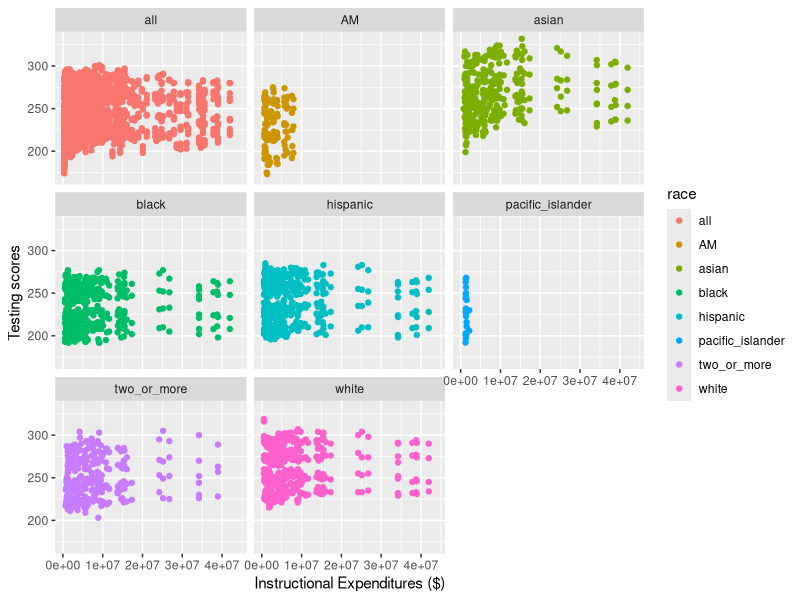
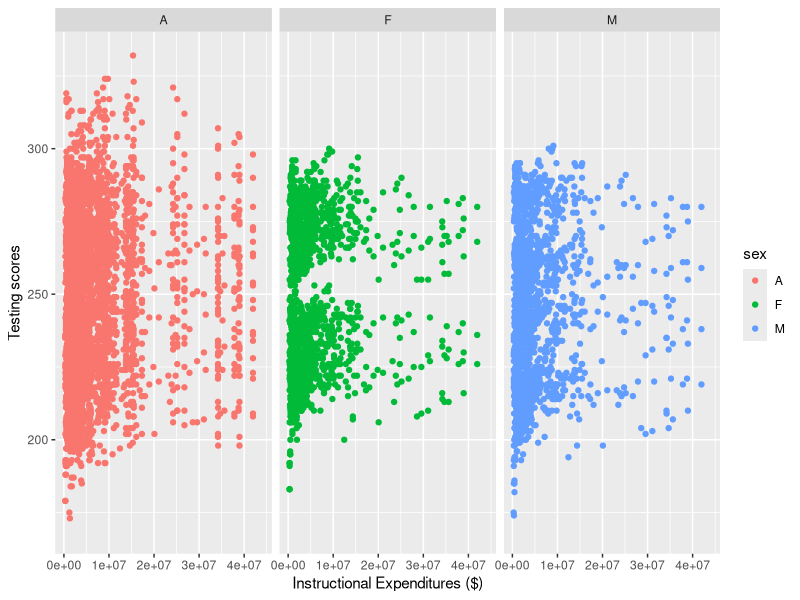
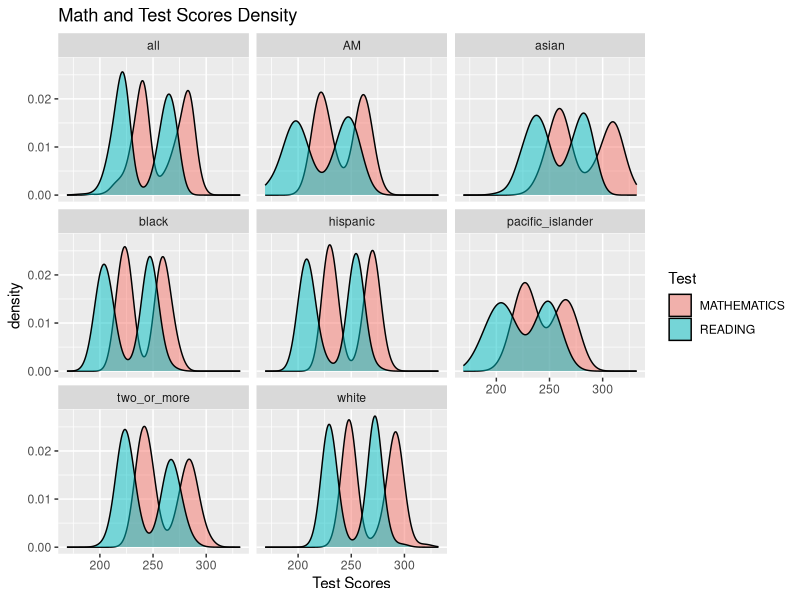
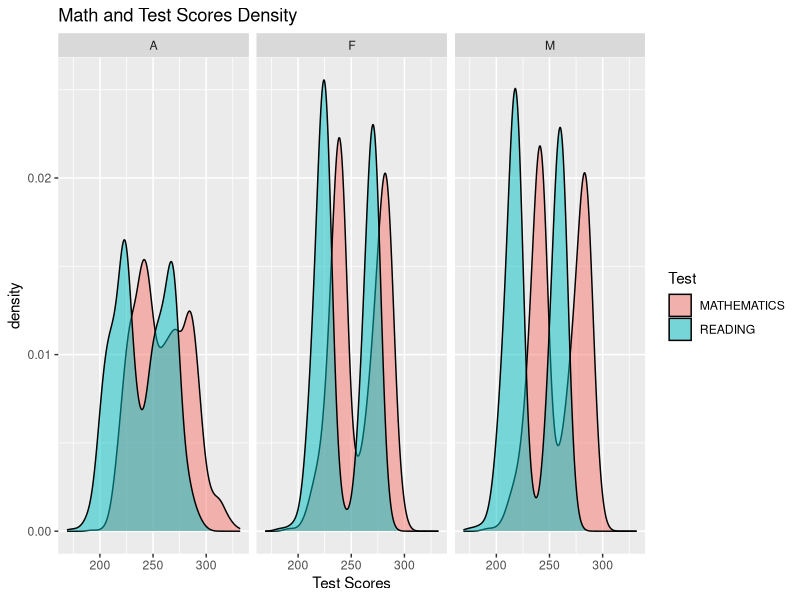
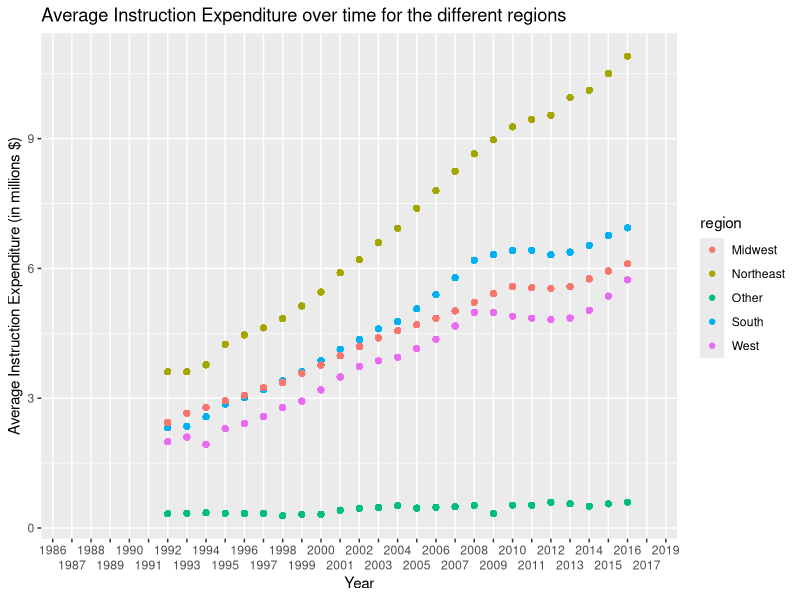

Write R code to recreate these figures, in order. (Note: this script raises an error after producing the figures.)
## ---- chunk 1
knitr::opts_chunk$set(echo = TRUE)
library(tidyverse)
library(readxl)
## ---- chunk 2
schools <- read_xlsx("US_schools_data.xlsx")
## ---- chunk 3
clean_schools <-schools %>%
  select(PRIMARY_KEY,
         TOTAL_EXPENDITURE, 
         INSTRUCTION_EXPENDITURE, 
         SUPPORT_SERVICES_EXPENDITURE, 
         OTHER_EXPENDITURE, 
         CAPITAL_OUTLAY_EXPENDITURE, 
         ends_with("READING"), 
         ends_with("MATHEMATICS"))
## ---- chunk 4
clean_schools
## ---- chunk 5

clean_schools$PRIMARY_KEY <- str_replace(clean_schools$PRIMARY_KEY,"_", " ")

clean_schools <- clean_schools %>%
  separate(PRIMARY_KEY, 
           into = c("year", "state"), 
           sep = " ")

clean_schools$state <- str_replace_all(clean_schools$state, "_", " ")


## ---- chunk 6
clean_schools <- clean_schools %>%
  pivot_longer("G04_A_A_READING":"G08_TR_A_MATHEMATICS",
               names_to = c("grade","race", "sex", "test"),
               names_sep = "_",
               values_to = "score")
## ---- chunk 7
clean_schools <- clean_schools %>%
  mutate(sex = as.factor(sex),
         race = fct_recode(as.factor(clean_schools$race), 
                           all = "A",
                           asian = "AS",
                           hispanic = "HI",
                           black = "BL",
                           white = "WH",
                           pacific_islander = "HP",
                           two_or_more = "TR"),
         test = as.factor(test),
         grade =as.factor(grade)
         )
  
## ---- chunk 8
MIDWEST <- c("INDIANA","ILLINOIS","MICHIGAN","OHIO","WISCONSIN",
             "IOWA","KANSAS","MINNESOTA","MISSOURI","NEBRASKA",
             "NORTH DAKOTA","SOUTH DAKOTA")

NORTHEAST <- c("CONNECTICUT","MAINE","MASSACHUSETTS","NEW HAMPSHIRE",
             "RHODE ISLAND","VERMONT","NEW JERSEY","NEW YORK",
             "PENNSYLVANIA")

SOUTH <- c("DELAWARE","DISTRICT","FLORIDA","GEORGIA",
            "MARYLAND","NORTH CAROLINA","SOUTH CAROLINA","VIRGINIA",
            "WEST VIRGINIA","ALABAMA","KENTUCKY","MISSISSIPPI",
            "TENNESSEE","ARKANSAS","LOUISIANA","OKLAHOMA","TEXAS")

WEST <- c("ARIZONA","COLORADO","IDAHO","NEW MEXICO","MONTANA",
            "UTAH","NEVADA","WYOMING","ALASKA","CALIFORNIA",
            "HAWAII","OREGON","WASHINGTON")

clean_schools <- clean_schools %>%
  mutate(region = if_else(state %in% MIDWEST, "Midwest", 
                          if_else(state %in% NORTHEAST, "Northeast", 
                                  if_else(state %in% SOUTH, "South", 
                                          if_else(state %in% WEST, "West", "Other")))))

## ---- chunk 9
clean_schools %>%
  ggplot(aes(x = INSTRUCTION_EXPENDITURE, y = score, color = race)) +
  geom_point() +
  labs(x = "Instructional Expenditures ($)", 
       y = "Testing scores")  +
  facet_wrap(~race)

clean_schools %>%
  ggplot(aes(x = INSTRUCTION_EXPENDITURE, y = score, color = sex)) +
  geom_point() +
  labs(x = "Instructional Expenditures ($)", 
       y = "Testing scores")  +
  facet_wrap(~sex)
## ---- chunk 10
clean_schools %>%
  ggplot()+
  geom_density(mapping = aes(x = score, fill = test), alpha = 0.5)+
  facet_wrap(~race) +
  labs(title = "Math and Test Scores Density", x = "Test Scores", fill = "Test")

clean_schools %>%
  ggplot()+
  geom_density(mapping = aes(x = score, fill = test), alpha = 0.5)+
  facet_wrap(~sex) +
  labs(title = "Math and Test Scores Density", x = "Test Scores", fill = "Test")
## ---- chunk 11
clean_schools %>%
  #filter(!is.na(INSTRUCTION_EXPENDITURE)) %>%
  group_by(year, region, race, sex) %>%
  mutate( INSTRUCTION_EXPENDITURE = INSTRUCTION_EXPENDITURE / 1000000,
    avg = mean(INSTRUCTION_EXPENDITURE, na.rm = TRUE),
         year = as.factor(year)) %>%
  ggplot(mapping = aes(x = year, y = avg, color = region))+
  geom_point() +
  scale_x_discrete(guide = guide_axis(n.dodge=2)) +#+ facet_wrap(~race) + facet_wrap(~sex)
  labs(title = "Average Instruction Expenditure over time for the different regions", y = "Average Instruction Expenditure (in millions $)", x = "Year")
## ---- chunk 12
clean_schools %>%
  group_by(year, region) %>%
  mutate(
    INSTRUCTION_EXPENDITURE = INSTRUCTION_EXPENDITURE / 1000000,
    avg = mean(INSTRUCTION_EXPENDITURE, na.rm = TRUE),
         year = as.factor(year)) %>%
  ggplot(mapping = aes(x = year, 
                       y = avg,
                       group = region,
                       color = fct_reorder2(region, year, INSTRUCTION_EXPENDITURE)))+
  geom_line() +
  scale_x_discrete(guide = guide_axis(n.dodge=2)) +
  #scale_colour_brewer(palette = "Paired") +
  theme(panel.grid.major = element_blank(), 
        panel.grid.minor = element_blank(),
        text=element_text(size=12, 
                          family="serif"),
                          axis.text.y = element_text(size = 16))+
  # code for removing gridlines from https://felixfan.github.io/ggplot2-remove-grid-background-margin/
  # code for font from https://stackoverflow.com/questions/34522732/changing-fonts-in-ggplot2
  # annotation from https://ggplot2.tidyverse.org/reference/annotate.html
  labs(title = "Average Instruction Expenditure Over Time by Region",
       x = "Year",
       y = "Average Instruction Expenditure (Millions $)",
       color = "Region")+
  annotate("text", 
           x = "2012", 
           y = 5.75, 
           label = "Large increase \n for Northeast",
           size = 2)

## ---- chunk 13
clean_schools %>%
  filter(test == "MATHEMATICS",
         !is.na(score)) %>%
  lm(score ~ INSTRUCTION_EXPENDITURE, data = .) ->
  math_model

clean_schools %>%
  filter(test == "READING",
         !is.na(score)) %>%
  lm(score ~ INSTRUCTION_EXPENDITURE, data = .) ->
  reading_model
## ---- chunk 14
summary(math_model)
# math model has higher r^2
summary(reading_model)
## ---- chunk 15
clean_schools %>%
  lm(score ~ test, data = .) ->
  test_model
summary(test_model)
## ---- chunk 16
clean_schools %>%
  mutate(year = as.numeric(year)) %>%
  lm(score ~ test + year, data = .) %>%
  summary()
## ---- chunk 17
clean_schools %>%
  mutate(year = as.numeric(year),
         state = as.factor(state)) %>%
  lm(score ~ test + year + SUPPORT_SERVICES_EXPENDITURE, data = .) %>%
  summary()
## ---- chunk 18
clean_schools %>%
  mutate(year = as.numeric(year)) %>%
  lm(score ~ test + year + region + SUPPORT_SERVICES_EXPENDITURE, data = .) %>%
  summary()
## ---- chunk 19
clean_schools %>%
  mutate(year = as.numeric(year)) %>%
  lm(score ~ test + year + region + SUPPORT_SERVICES_EXPENDITURE + race, data = .) %>%
  summary()
## ---- chunk 20
clean_schools %>%
  mutate(year = as.numeric(year)) %>%
  lm(score ~ test + year + region + race, data = .) %>%
  summary()
## ---- chunk 21
clean_schools %>%
  mutate(year = as.numeric(year)) %>%
  lm(score ~ test + year + region + SUPPORT_SERVICES_EXPENDITURE + race + grade, data = .) %>%
  summary()
## ---- chunk 22
clean_schools %>%
  mutate(year = as.numeric(year)) %>%
  lm(score ~ test + year + region +  race + grade + INSTRUCTION_EXPENDITURE, data = .) %>%
  summary()
## ---- chunk 23
clean_schools %>%
  mutate(year = as.numeric(year)) %>%
  lm(score ~ test + year + region + race + grade + INSTRUCTION_EXPENDITURE, data = .) %>%
  summary()
## ---- chunk 24
clean_schools %>%
  mutate(year = as.numeric(year)) %>%
  #filter(race != "all") %>%
  ggplot(mapping = aes(x = year, 
                           y = score,
                           color = race))+
  geom_point()+
  geom_jitter()+
  #stat_smooth(method = "lm")+
  facet_grid(rows = vars(test), cols = vars(grade))+
  theme(panel.grid.major = element_blank(), 
        panel.grid.minor = element_blank())
## ---- chunk 25
schools_lm <- clean_schools %>%
  mutate(year = as.numeric(year)) %>%
  lm(score ~ test + year + region + race + grade + INSTRUCTION_EXPENDITURE, data = .)
schools_predict <- predict(schools_lm)
schools_sigma <- sigma(schools_lm)
## ---- chunk 26
noise <- function(x, mean = 0, sd){
  n <- length(x)
  new_data <- x + rnorm(n, mean, sd)
  return(new_data)
}
## ---- chunk 27
new_data <- tibble(
  predict_score = noise(schools_predict,
                         sd = schools_sigma)
)
## ---- chunk 28
new_data <- clean_schools %>% 
  filter(!is.na(score), 
         !is.na(test), 
         !is.na(year),
         !is.na(region),
         !is.na(race),
         !is.na(grade),
         !is.na(INSTRUCTION_EXPENDITURE)) %>% 
  select(score, test, year, region, race, grade,
         INSTRUCTION_EXPENDITURE) %>% 
  bind_cols(new_data)
## ---- chunk 29
nsims <- 1000

sims <- map_dfc(1:nsims,
                ~tibble(sim = noise(schools_predict, sd = schools_sigma)))
## ---- chunk 30
colnames(sims) <- colnames(sims) %>% 
  str_replace(pattern = "\\.\\.\\.",
                  replace = "_")
## ---- chunk 31
sims <- clean_schools %>% 
filter(!is.na(score), 
         !is.na(test), 
         !is.na(year),
         !is.na(region),
         !is.na(race),
         !is.na(grade),
         !is.na(INSTRUCTION_EXPENDITURE)) %>%  
  select(score) %>% 
  bind_cols(sims)
## ---- chunk 32
sim_r_sq <- sims %>% 
  map( ~lm(score ~ .x, data = sims)) %>% 
  map(broom::glance) %>% 
  map_dbl(~.$r.squared)
## ---- chunk 33
sim_r_sq <- sim_r_sq[names(sim_r_sq) != "score"]
head(sim_r_sq)
## ---- chunk 34
tibble(sims = sim_r_sq) %>% 
  ggplot(aes(x = sims)) + 
  geom_histogram()
